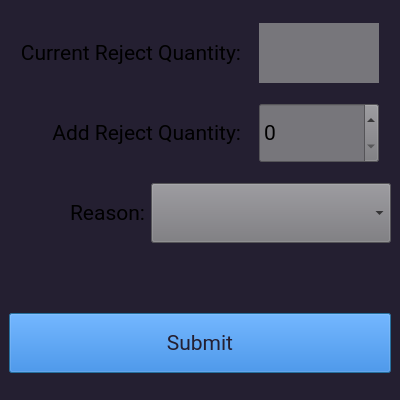
<?xml version="1.0" encoding="UTF-8"?>
<ui version="4.0">
 <class>report_rejects_dialog</class>
 <widget class="QDialog" name="report_rejects_dialog">
  <property name="windowModality">
   <enum>Qt::WindowModal</enum>
  </property>
  <property name="geometry">
   <rect>
    <x>0</x>
    <y>0</y>
    <width>400</width>
    <height>400</height>
   </rect>
  </property>
  <property name="windowTitle">
   <string>Dialog</string>
  </property>
  <property name="styleSheet">
   <string notr="true">background-color: rgb(36, 31, 49);</string>
  </property>
  <property name="modal">
   <bool>true</bool>
  </property>
  <layout class="QVBoxLayout" name="verticalLayout">
   <property name="spacing">
    <number>0</number>
   </property>
   <property name="leftMargin">
    <number>0</number>
   </property>
   <property name="topMargin">
    <number>0</number>
   </property>
   <property name="rightMargin">
    <number>0</number>
   </property>
   <property name="bottomMargin">
    <number>0</number>
   </property>
   <item>
    <widget class="QWidget" name="update_rejects_layout" native="true">
     <layout class="QVBoxLayout" name="verticalLayout_2">
      <item>
       <layout class="QHBoxLayout" name="horizontalLayout">
        <property name="spacing">
         <number>6</number>
        </property>
        <item>
         <widget class="QLabel" name="current_reject_qty_label">
          <property name="minimumSize">
           <size>
            <width>220</width>
            <height>60</height>
           </size>
          </property>
          <property name="maximumSize">
           <size>
            <width>220</width>
            <height>60</height>
           </size>
          </property>
          <property name="font">
           <font>
            <family>Roboto</family>
            <pointsize>16</pointsize>
           </font>
          </property>
          <property name="text">
           <string>Current Reject Quantity:</string>
          </property>
          <property name="alignment">
           <set>Qt::AlignRight|Qt::AlignTrailing|Qt::AlignVCenter</set>
          </property>
         </widget>
        </item>
        <item>
         <widget class="QLabel" name="current_reject_qty_text">
          <property name="minimumSize">
           <size>
            <width>120</width>
            <height>60</height>
           </size>
          </property>
          <property name="maximumSize">
           <size>
            <width>120</width>
            <height>60</height>
           </size>
          </property>
          <property name="font">
           <font>
            <family>Roboto</family>
            <pointsize>16</pointsize>
           </font>
          </property>
          <property name="styleSheet">
           <string notr="true">background-color: rgb(119, 118, 123);</string>
          </property>
          <property name="text">
           <string/>
          </property>
          <property name="alignment">
           <set>Qt::AlignRight|Qt::AlignTrailing|Qt::AlignVCenter</set>
          </property>
          <property name="wordWrap">
           <bool>true</bool>
          </property>
          <property name="margin">
           <number>4</number>
          </property>
         </widget>
        </item>
       </layout>
      </item>
      <item>
       <layout class="QHBoxLayout" name="horizontalLayout_2">
        <item>
         <widget class="QLabel" name="add_reject_qty_label">
          <property name="minimumSize">
           <size>
            <width>220</width>
            <height>60</height>
           </size>
          </property>
          <property name="maximumSize">
           <size>
            <width>220</width>
            <height>60</height>
           </size>
          </property>
          <property name="font">
           <font>
            <family>Roboto</family>
            <pointsize>16</pointsize>
           </font>
          </property>
          <property name="text">
           <string>Add Reject Quantity:</string>
          </property>
          <property name="alignment">
           <set>Qt::AlignRight|Qt::AlignTrailing|Qt::AlignVCenter</set>
          </property>
         </widget>
        </item>
        <item>
         <widget class="QSpinBox" name="add_reject_qty_text">
          <property name="minimumSize">
           <size>
            <width>120</width>
            <height>60</height>
           </size>
          </property>
          <property name="maximumSize">
           <size>
            <width>120</width>
            <height>60</height>
           </size>
          </property>
          <property name="font">
           <font>
            <family>Roboto</family>
            <pointsize>16</pointsize>
           </font>
          </property>
          <property name="styleSheet">
           <string notr="true">background-color: rgb(119, 118, 123);</string>
          </property>
          <property name="maximum">
           <number>1000000</number>
          </property>
         </widget>
        </item>
       </layout>
      </item>
      <item>
       <layout class="QHBoxLayout" name="horizontalLayout_3">
        <item>
         <widget class="QLabel" name="reason_label">
          <property name="minimumSize">
           <size>
            <width>0</width>
            <height>60</height>
           </size>
          </property>
          <property name="maximumSize">
           <size>
            <width>16777215</width>
            <height>60</height>
           </size>
          </property>
          <property name="font">
           <font>
            <family>Roboto</family>
            <pointsize>16</pointsize>
           </font>
          </property>
          <property name="text">
           <string>Reason:</string>
          </property>
          <property name="alignment">
           <set>Qt::AlignRight|Qt::AlignTrailing|Qt::AlignVCenter</set>
          </property>
          <property name="margin">
           <number>4</number>
          </property>
         </widget>
        </item>
        <item>
         <widget class="QComboBox" name="reason_dropdown">
          <property name="minimumSize">
           <size>
            <width>240</width>
            <height>60</height>
           </size>
          </property>
          <property name="maximumSize">
           <size>
            <width>240</width>
            <height>60</height>
           </size>
          </property>
          <property name="font">
           <font>
            <family>Roboto</family>
            <pointsize>16</pointsize>
           </font>
          </property>
          <property name="layoutDirection">
           <enum>Qt::LeftToRight</enum>
          </property>
          <property name="styleSheet">
           <string notr="true">background-color: rgb(119, 118, 123);</string>
          </property>
          <property name="iconSize">
           <size>
            <width>16</width>
            <height>16</height>
           </size>
          </property>
         </widget>
        </item>
       </layout>
      </item>
      <item>
       <widget class="QLabel" name="msg_text">
        <property name="minimumSize">
         <size>
          <width>0</width>
          <height>30</height>
         </size>
        </property>
        <property name="maximumSize">
         <size>
          <width>16777215</width>
          <height>30</height>
         </size>
        </property>
        <property name="font">
         <font>
          <family>Roboto</family>
          <pointsize>14</pointsize>
         </font>
        </property>
        <property name="styleSheet">
         <string notr="true">color: rgb(237, 51, 59);</string>
        </property>
        <property name="text">
         <string/>
        </property>
        <property name="margin">
         <number>8</number>
        </property>
       </widget>
      </item>
      <item>
       <widget class="QPushButton" name="submit_btn">
        <property name="minimumSize">
         <size>
          <width>200</width>
          <height>60</height>
         </size>
        </property>
        <property name="maximumSize">
         <size>
          <width>400</width>
          <height>60</height>
         </size>
        </property>
        <property name="font">
         <font>
          <family>Roboto</family>
          <pointsize>16</pointsize>
          <bold>false</bold>
         </font>
        </property>
        <property name="styleSheet">
         <string notr="true">background-color: rgb(28, 113, 216);
color: rgb(36, 31, 49);</string>
        </property>
        <property name="text">
         <string>Submit</string>
        </property>
       </widget>
      </item>
     </layout>
    </widget>
   </item>
  </layout>
 </widget>
 <resources/>
 <connections/>
</ui>
